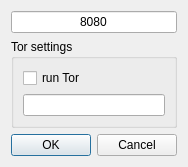
<?xml version="1.0" encoding="UTF-8"?>
<ui version="4.0">
 <class>Settings</class>
 <widget class="QDialog" name="Settings">
  <property name="geometry">
   <rect>
    <x>0</x>
    <y>0</y>
    <width>174</width>
    <height>149</height>
   </rect>
  </property>
  <property name="windowTitle">
   <string>Settings</string>
  </property>
  <layout class="QVBoxLayout" name="verticalLayout_2">
   <item>
    <widget class="QLineEdit" name="port">
     <property name="toolTip">
      <string>Specify the port HTTP server listens on</string>
     </property>
     <property name="text">
      <string notr="true">8080</string>
     </property>
     <property name="maxLength">
      <number>6</number>
     </property>
     <property name="alignment">
      <set>Qt::AlignCenter</set>
     </property>
    </widget>
   </item>
   <item>
    <widget class="QGroupBox" name="groupBox">
     <property name="title">
      <string>Tor settings</string>
     </property>
     <layout class="QVBoxLayout" name="verticalLayout">
      <item>
       <widget class="QCheckBox" name="runTor">
        <property name="toolTip">
         <string>Check if HTTP server should run Tor and broadcast to Tor hidden network</string>
        </property>
        <property name="text">
         <string>run Tor</string>
        </property>
       </widget>
      </item>
      <item>
       <widget class="QLineEdit" name="torAddress">
        <property name="toolTip">
         <string>Tor address to paste into Tor browser to get to Web page.</string>
        </property>
        <property name="text">
         <string notr="true"/>
        </property>
        <property name="maxLength">
         <number>128</number>
        </property>
        <property name="readOnly">
         <bool>true</bool>
        </property>
       </widget>
      </item>
     </layout>
    </widget>
   </item>
   <item>
    <widget class="QDialogButtonBox" name="buttonBox">
     <property name="orientation">
      <enum>Qt::Horizontal</enum>
     </property>
     <property name="standardButtons">
      <set>QDialogButtonBox::Cancel|QDialogButtonBox::Ok</set>
     </property>
    </widget>
   </item>
  </layout>
 </widget>
 <resources/>
 <connections>
  <connection>
   <sender>buttonBox</sender>
   <signal>accepted()</signal>
   <receiver>Settings</receiver>
   <slot>accept()</slot>
   <hints>
    <hint type="sourcelabel">
     <x>248</x>
     <y>254</y>
    </hint>
    <hint type="destinationlabel">
     <x>157</x>
     <y>274</y>
    </hint>
   </hints>
  </connection>
  <connection>
   <sender>buttonBox</sender>
   <signal>rejected()</signal>
   <receiver>Settings</receiver>
   <slot>reject()</slot>
   <hints>
    <hint type="sourcelabel">
     <x>316</x>
     <y>260</y>
    </hint>
    <hint type="destinationlabel">
     <x>286</x>
     <y>274</y>
    </hint>
   </hints>
  </connection>
 </connections>
</ui>
